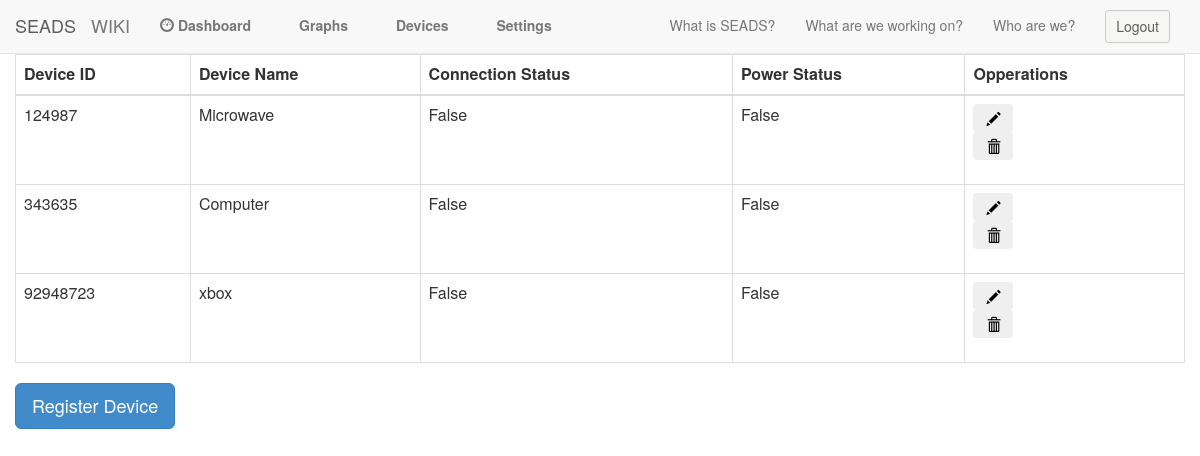
The app's page /dashboard/ (signed in), older data.
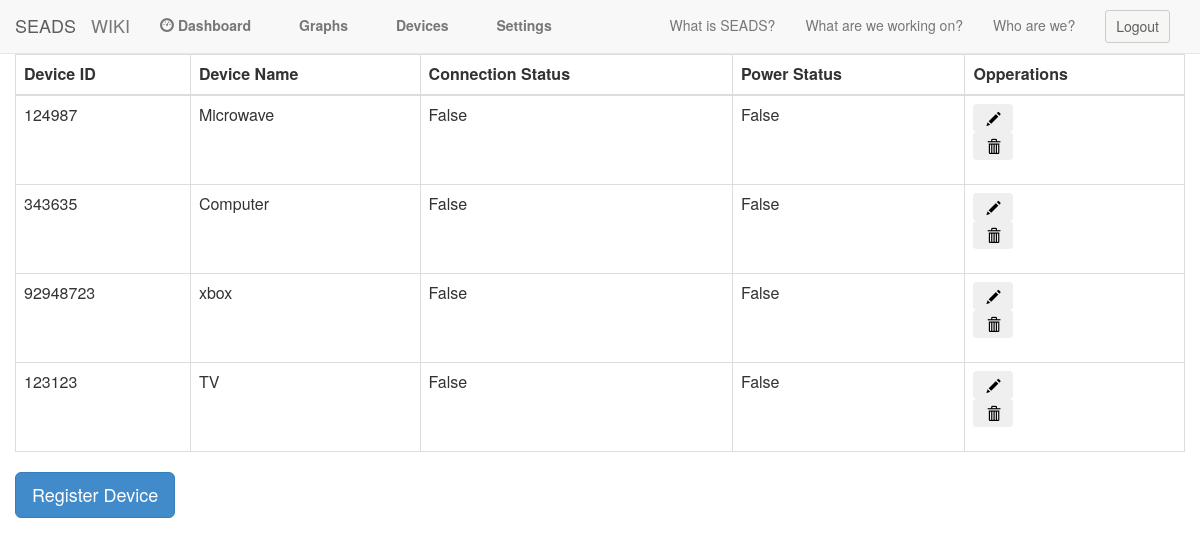
The same page, newer data.
### seadssite/models.py (models this page shows, shortened)
class Map(models.Model):
	user = models.ForeignKey(User)
	device = models.ForeignKey(Devices)
	'''
	getters
	'''
	def get_device(self):
		return self.device
	def get_id(self):
		return self.device.device_id
	'''
	setters
	'''

class Devices(models.Model):
	device_id = models.IntegerField()
	name = models.CharField(max_length=200, default='DEFAULT VALUE')
	connection_status = models.BooleanField(default=False)
	power_status = models.BooleanField(default=False)
	'''
	getters
	'''
	def get_id(self):
		return self.device_id
	def get_name(self):
		return self.name
	def get_connection(self):
		return self.connection_status
	def get_power(self):
		return self.power_status
	'''
	setters
	'''

### seadssite/views.py (the view)
# urls.py: url(r'^dashboard/',v.DashboardView),
def DashboardView(request):
    device_set = []
    device_id = 0
    current_user = request.user
    user_devices = Map.objects.filter(user_id=current_user.id)
    if(request.POST.get('register')):
        new_device_id = request.POST.get('device_id')
        new_device_name = request.POST.get('device_name')
        D = Devices(device_id=new_device_id, name=new_device_name)
        D.save()
        Map(user = current_user, device = D).save()
    elif(request.POST.get('delete')):
        device_id = request.POST.get('delete')
        Devices.objects.filter(device_id = device_id).delete()
    return render(request, 'dashboard.html', {'devices': user_devices, 'device_id': device_id})

### seadssite/templates/dashboard.html (shortened to what this page needs)
{% extends "base.html" %}
{% load staticfiles %}
{% block content %}
<div class="col-md-12">
	<div class="table-responsive">
		<table class="table table-hover table table-bordered">
			<thead>
				<th>Device ID</th>
				<th>Device Name</th>
				<th>Connection Status</th>
				<th>Power Status</th>
				<th>Opperations</th>
			</thead>
			<tbody>
				{% for device in devices%}
				<tr>
					<td>{{device.get_device.get_id}}</td>
					<td>{{device.get_device.get_name}}</td>
					<td>{{device.get_device.get_connection}}</td>
					<td>{{device.get_device.get_power}}</td>
					<td>
					<button class="btn" id="popover"><span class="glyphicon glyphicon-pencil"></span></button>
						<form method="post">
							<button type="submit" class="btn" value={{device.get_id}} name="delete"><span class="glyphicon glyphicon-trash"></span>
							</button>
						</form>
					</td>
				</tr>
				{% endfor %}
			</tbody>
		</table>
		<button type="button" class="btn btn-primary btn-lg" data-toggle="modal" data-target="#register_modal">
			Register Device
		</button>
	</div>
</div>
{% endblock %}

Row changes from the older to the newer data that the page shows:
added Map: get_device.get_id "123123", get_device.get_name "TV", get_device.get_connection "False", get_device.get_power "False"
